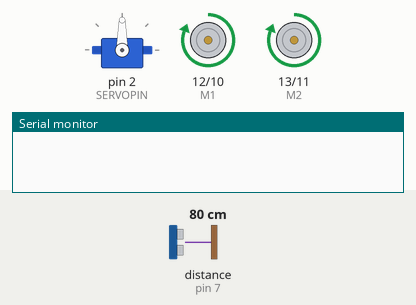
Bench run of a sketch on a simulated Arduino Uno, built with avr-gcc and run on an emulated ATmega328P. Parts: servo, direction and speed pins drawn as motors (green arrow = direction pin HIGH = forward, orange = LOW = backward, longer = more drive), the last lines printed to the serial monitor. Wiring (inferred from the names in the program): ultrasonic range finder: trigger pin 6; echo pin 7. The test bench sets the inputs (shaded band); at power-on: distance to the obstacle (sensor on pin 7) 80 cm. The echo pulse lasts 58.3 µs per cm.

Above: at 1.2 s.
1.3 s: distance to the obstacle (sensor on pin 7) set to 34 cm
2.8 s: distance to the obstacle (sensor on pin 7) set to 28 cm
At 3.7 s:
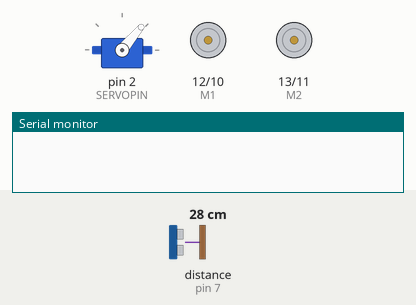
5.8 s: distance to the obstacle (sensor on pin 7) set to 35 cm
At 6.93 s:
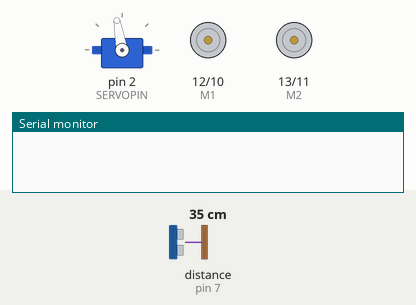
8.6 s: distance to the obstacle (sensor on pin 7) set to 2 cm
At 9.5 s:
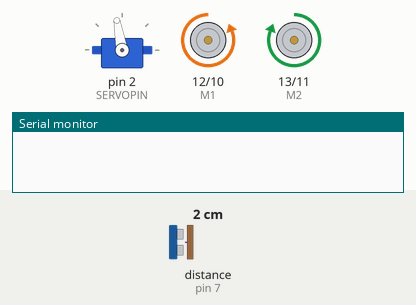
11.6 s: distance to the obstacle (sensor on pin 7) set to 9 cm
14.6 s: distance to the obstacle (sensor on pin 7) set to 12 cm
At 17.2 s:
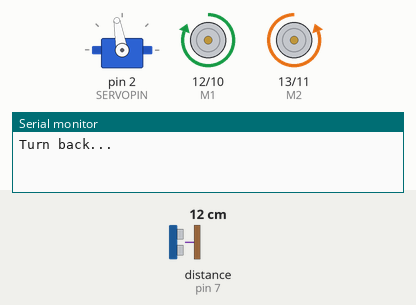
Timing chart, 0 to 18.6 s (numbered marks = the images above; inputs shaded):
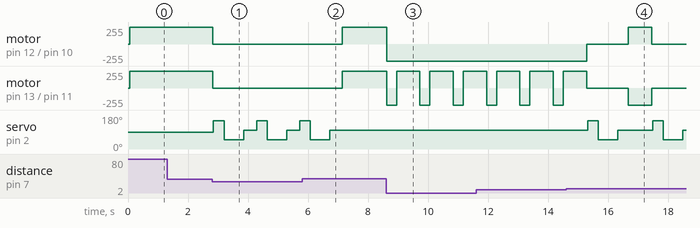

The sketch:

l298p-sr04-servo.ino
```cpp
#include <Servo.h>

// setup servo
#define SERVORIGHT   50
#define SERVOCENTRE  100
#define SERVOLEFT    150
#define SERVOPIN     2

#define TRIGPIN      6
#define ECHOPIN      7
Servo servo;
int E1 = 10;
int M1 = 12;
int E2 = 11;
int M2 = 13;

int value=255;
char command;

void Stop()
{
    analogWrite (E1, 0);
    analogWrite (E2, 0);
    delay (30);
}

void forward()
{
    digitalWrite (M1, HIGH);
    digitalWrite (M2, HIGH);
    analogWrite (E1, value);
    analogWrite (E2, value);
    delay (30);
}

void backward()
{
    digitalWrite (M1, LOW);
    digitalWrite (M2, LOW);
    analogWrite (E1, value);
    analogWrite (E2, value);
    delay (30);
}

void left()
{
    digitalWrite (M1, LOW);
    digitalWrite (M2, HIGH);
    analogWrite (E1, value);
    analogWrite (E2, value);
    delay (30);
}

void right()
{
    digitalWrite (M1, HIGH);
    digitalWrite (M2, LOW);
    analogWrite (E1, value);
    analogWrite (E2, value);
    delay (30);
}

int stopCount = 0;

int ping()
{
    // pause for 50ms between scans
    delay(50);

    // send ping
    digitalWrite(TRIGPIN, LOW);
    delayMicroseconds(2);
    digitalWrite(TRIGPIN, HIGH);
    delayMicroseconds(10);
    digitalWrite(TRIGPIN, LOW);

    // read echo
    long duration = pulseIn(ECHOPIN, HIGH);

    // convert distance to cm
    unsigned int centimetres = int(duration / 2 / 29.1);

    return centimetres;
}

char scan()
{
    // ping times in microseconds
    unsigned int left_scan, centre_scan, right_scan;
    char choice;

    // scan left
    servo.write(SERVOLEFT);
    delay(300);
    left_scan = ping();

    // scan right
    servo.write(SERVORIGHT);
    delay(600);
    right_scan = ping();

    // scan straight ahead
    servo.write(SERVOCENTRE);
    delay(300);
    centre_scan = ping();

    if (left_scan>right_scan && left_scan>centre_scan)
    {
        choice = 'l';
    }
    else if (right_scan>left_scan && right_scan>centre_scan)
    {
        choice = 'r';
    }
    else {
      choice = 'c';
    }

    return choice;
}

void setup ()
{
pinMode (M1, OUTPUT);
pinMode (M2, OUTPUT);

Serial.begin(9600); //Set the baud rate to your Bluetooth module.
servo.attach(SERVOPIN);
// set the trig pin to output (send sound waves)
pinMode(TRIGPIN, OUTPUT);

// set the echo pin to input (receive sound waves)
pinMode(ECHOPIN, INPUT);
}
void loop (){
// get distance from obstacle straight ahead
unsigned int distance = ping();
if (distance < 30 && distance > 0)
    {
        if (distance < 10)
        {
            // turn around
            backward();
            delay(300);
            left();
            delay(700);
        }
        else
        {
            // stop both motors
            Stop();

            // scan for obstacles
            char turn_direction = scan();

            // turn left/right or ignore and go straight
            if (turn_direction == 'l')
            {
                left();
                delay(500);
            }
            else if (turn_direction == 'r')
            {
                right();
                delay(500);
            }
            else if (turn_direction == 'c')
            {
              stopCount++;
              if(stopCount > 3){
                stopCount = 0;
                Serial.println("Turn back...");
                right();
                delay(700);
              }

            }
        }
    }
    else
    {
        // no obstacle, keep going forward
       forward();
    }
}
```

Measured:
- the behaviour switches between 31 and 30 cm on distance to the obstacle (sensor on pin 7) (found by bisection; images 0 and 1)
- the behaviour switches between 10 and 11 cm on distance to the obstacle (sensor on pin 7) (found by bisection; images 3 and 4)
- after the input at 1.3 s, every drawn part: stays the same
- after the input at 2.8 s, motor on pin 12 (M1) / pin 10 (E1), motor on pin 13 (M2) / pin 11 (E2): forward 255/255 → stopped at once; servo on pin 2 (SERVOPIN): 90° → 150° after 0.05 s, → 50° 0.35 s later, → 100° 0.65 s later, → 150° 0.43 s later, … (7 changes in this stretch)
- after the input at 5.8 s, motor on pin 12 (M1) / pin 10 (E1): stopped → forward 255/255 after 1.3 s instead of 2.7 s; motor on pin 13 (M2) / pin 11 (E2): stopped → forward 255/255 after 1.3 s; servo on pin 2 (SERVOPIN): goes on until 6.7 s, then stays 100°
- after the input at 8.6 s, motor on pin 12 (M1) / pin 10 (E1): forward 255/255 → backward 255/255 at once; motor on pin 13 (M2) / pin 11 (E2): alternates forward 255/255 for 0.78 s and backward 255/255 for 0.33 s, starting at once
- after the input at 14.6 s, motor on pin 12 (M1) / pin 10 (E1): backward 255/255 → stopped after 0.69 s, → forward 255/255 1.4 s later, → stopped 0.78 s later; servo on pin 2 (SERVOPIN): 100° → 150° after 0.72 s, → 50° 0.35 s later, → 100° 0.65 s later, → 150° 1.2 s later, … (6 changes in this stretch)
